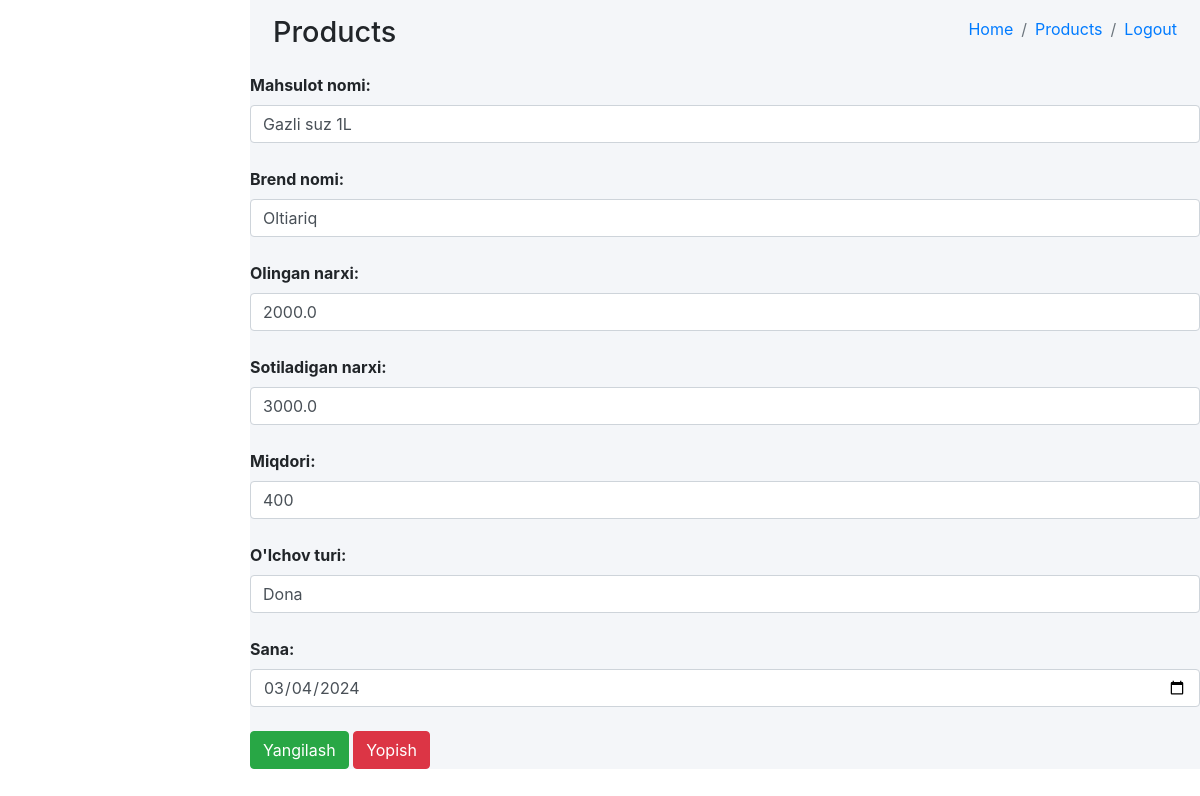
The app's page /main/mahsulot_tahrirlash/7/ (signed in), older data.
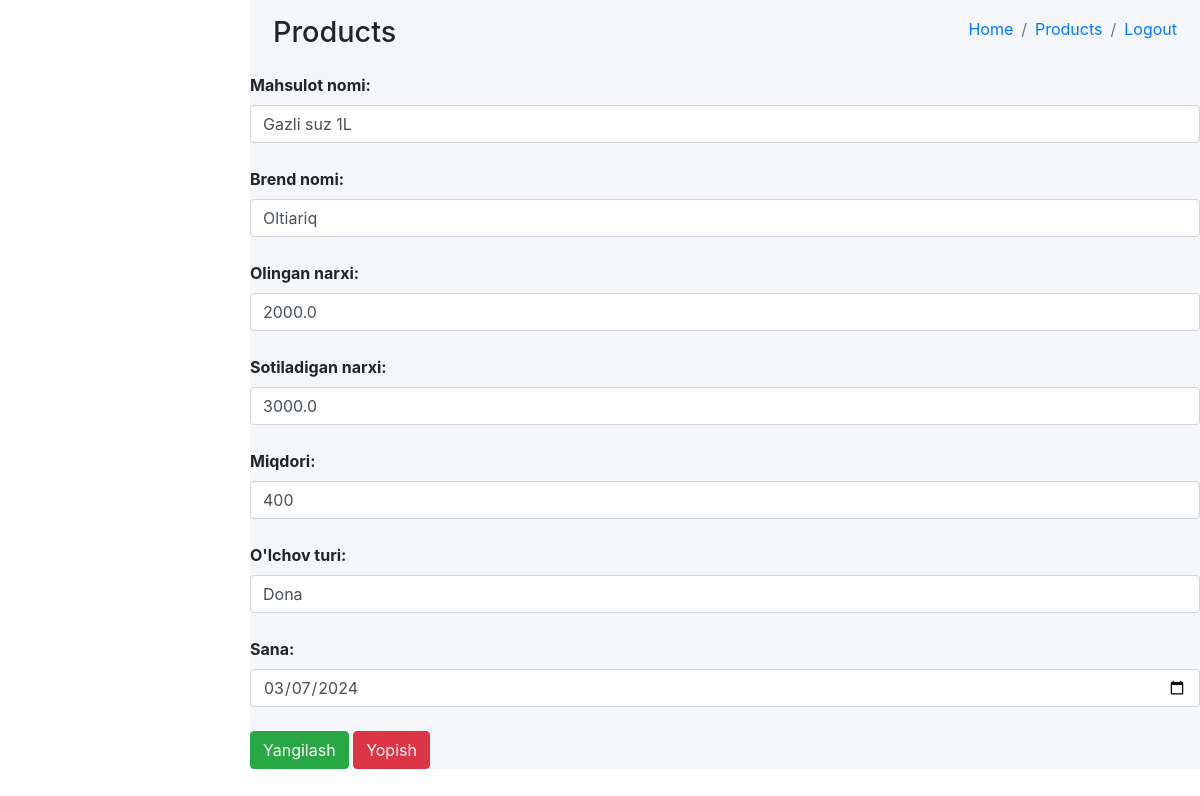
The same page, newer data.
### mainApp/models.py (models this page shows, shortened)
class Mahsulot(models.Model):
    nom = models.CharField(max_length=255)
    brend = models.CharField(max_length=255, blank=True, null=True)
    narx1 = models.FloatField(validators=[MinValueValidator(0)])
    narx2 = models.FloatField(validators=[MinValueValidator(0)], null=True, blank=True)
    miqdor = models.PositiveIntegerField(default=1)
    olchov = models.CharField(max_length=50)
    tarqatuvchi = models.ForeignKey(Tarqatuvchi, on_delete=models.CASCADE)
    sana = models.DateField()

### mainApp/views.py (the view, shortened to what this page needs)
# urls.py: path('mahsulot_tahrirlash/<int:id>/', MahsulotTahrirlashView.as_view(), name='mahsulot_tahrirlash'),
class MahsulotTahrirlashView(View):
    def get(self, request, id):
        if request.user.is_authenticated:
            context={
                'product': Mahsulot.objects.get(id=id)
            }
            return render(request, 'mahsulot-tahrirlash.html', context)
        return redirect('login')

### templates/mahsulot-tahrirlash.html (shortened to what this page needs)
<!DOCTYPE html>
{% load static %}
<html lang="en">
<head>
  <link rel="stylesheet" href="/static/plugins/fontawesome-free/css/all.min.css">
  <link rel="stylesheet" href="https://code.ionicframework.com/ionicons/2.0.1/css/ionicons.min.css">
  <link rel="stylesheet" href="/static/dist/css/adminlte.min.css">
  <link rel="stylesheet" href="https://maxcdn.bootstrapcdn.com/bootstrap/4.5.2/css/bootstrap.min.css">
</head>
<body class="hold-transition sidebar-mini">
<div class="wrapper">
  <div class="content-wrapper">
    <div class="content-header">
      <div class="container-fluid">
        <div class="row mb-2">
          <div class="col-sm-6">
            <h1 class="m-0">Products</h1>
          </div>
          <div class="col-sm-6">
            <ol class="breadcrumb float-sm-right">
              <li class="breadcrumb-item"><a href="{% url 'bolimlar' %}">Home</a></li>
              <li class="breadcrumb-item active"><a href="{% url 'mahsulotlar' %}">Products</a></li>
              <li class="breadcrumb-item"><a href="{% url 'logout' %}">Logout</a></li>
            </ol>
          </div>
        </div>
      </div>
    </div>
          <form action="#" id="edit-product-form" method="post">{%csrf_token%}
              <label for="edit-product-name">Mahsulot nomi:</label>
              <input type="text" name="nom" value="{{product.nom}}" placeholder="Mahsulot nomi..." id="edit-product-name" class="form-control" required>
                <br>
              <label for="edit-product-name">Brend nomi:</label>
              <input type="text" name="brend" value="{{product.brend}}" placeholder="Brend nomi..." id="edit-product-brend" class="form-control" required>
              <br>
              <label for="edit-product-name">Olingan narxi:</label>
              <input type="number" name="narx1" value="{{product.narx1}}" placeholder="Mahsulotning olingan narxi..." id="edit-product-price" class="form-control" required>
              <br>
              <label for="edit-product-name">Sotiladigan narxi:</label>
              <input type="number" name="narx2" value="{{product.narx2}}" placeholder="Mahsulotning sotiladigan narxi..." id="edit-product-price" class="form-control" required>
              <br>
              <label for="edit-product-name">Miqdori:</label>
              <input type="number" name="miqdor" value="{{product.miqdor}}" placeholder="Dona qoldi..." id="edit-product-amount" class="form-control" required>
              <br>
              <label for="edit-product-name">O'lchov turi:</label>
              <input type="text" name="olchov" value="{{product.olchov}}" placeholder="O'lchov turi..." class="form-control" required>
              <br>
              <label for="edit-product-name">Sana:</label>
              <input type="date" name="sana" value="{{product.sana|date:'Y-m-d'}}" placeholder="Dona qoldi..." class="form-control" required>
              <br>
            <button type="submit" class="btn btn-success">Yangilash</button>
            <a href="{% url 'mahsulotlar' %}"><button type="button" class="btn btn-danger" data-dismiss="modal">Yopish</button></a>
      </form>
  </div>
</body>
</html>

Row changes from the older to the newer data that the page shows:
changed Mahsulot "Gazli suz 1L": sana "03/04/2024" → "03/07/2024"
